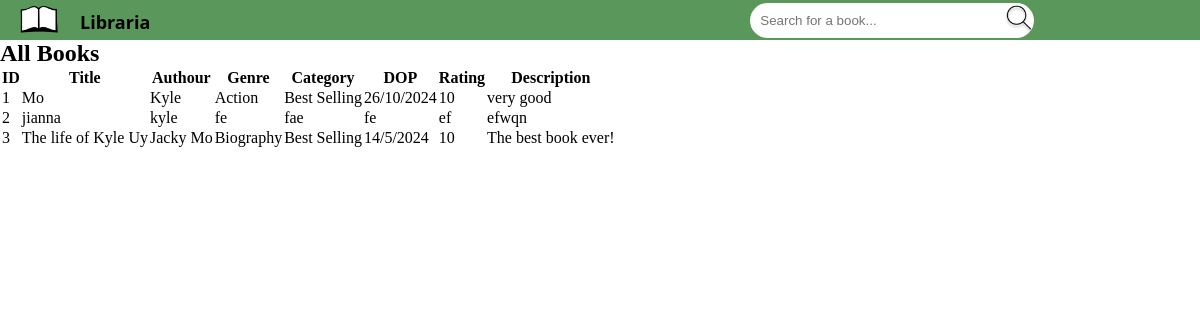
/viewbooks, run on an earlier commit of the app's database.
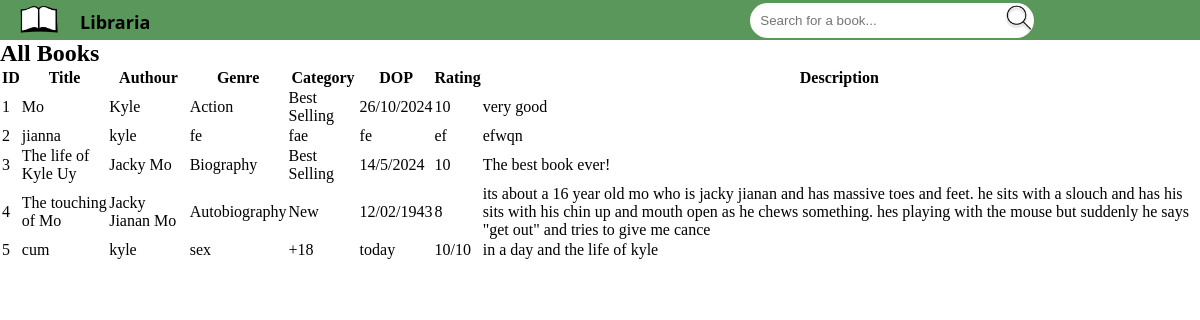
And on a later commit of the database.
### tables this page shows
CREATE TABLE "library" (
	"Id"	INTEGER NOT NULL UNIQUE,
	"Title"	TEXT NOT NULL,
	"Authour"	TEXT NOT NULL,
	"Genre"	TEXT NOT NULL,
	"Category"	TEXT NOT NULL,
	"Published"	TEXT NOT NULL,
	"Rating"	INTEGER NOT NULL,
	"Description"	TEXT NOT NULL,
	PRIMARY KEY("Id" AUTOINCREMENT)
);

### app.py (the view)
@app.route('/viewbooks', methods=('POST', 'GET'))
def viewbooks():
    conn = get_db_connection()
    sql = "SELECT * FROM library"
    books = conn.execute(sql).fetchall()
    conn.close()
    return render_template('allbooks.html', books=books)

### app.py (called while the page is built)
def get_db_connection():
    conn = sqlite3.connect('book.db')
    conn.row_factory = sqlite3.Row
    return conn

### templates/allbooks.html (shortened to what this page needs)
{% extends "index.html" %}
{% block body %}
{% block content %}
<body>
<h2>All Books</h2>
<table id="viewbooks">
    <thead>
        <tr>
            <th>ID</th>
            <th>Title</th>
            <th>Authour</th>
            <th>Genre</th>
            <th>Category</th>
            <th>DOP</th>
            <th>Rating</th>
            <th>Description</th>
        </tr>
    </thead>
    <tbody>
        {% for books in books %}
        <tr>
            <td>{{ books.id }}</td>
            <td>{{ books.title }}</td>
            <td>{{ books.authour }}</td>
            <td>{{ books.genre }}</td>
            <td>{{ books.category }}</td>
            <td>{{ books.published }}</td>
            <td>{{ books.rating }}</td>
            <td>{{ books.description }}</td>
        </tr>
        {% endfor %}
    </tbody>
</table>
{% endblock %}
</body>
</html>
{% endblock %}

### templates/index.html (shortened to what this page needs)
<!DOCTYPE html>
<html>
<head>
    <link rel="stylesheet" href="{{ url_for('static', filename='stylesheet.css') }}">
</head>
<body>
    <ul id="navbar">
        <li class="navitem"><a id="navtext" href="{{ url_for('index') }}"><img src="{{ url_for('static', filename='logo.png') }}" id="logo"/></a></li>
        <li class="navitem"><a id="navtext" href="{{ url_for('index') }}">Libraria</a></li>
        <input id="search" class="searchicon" type="text" placeholder="Search for a book...">
        <li class="navright"><a id="navtext" href="{{ url_for('viewbooks') }}">View books</a></li>
        <li class="navright"><a id="navtext" href="{{ url_for('newbook') }}"><img id="addbook" src="{{ url_for('static', filename='addbook.png') }}" /></a></li>
    </ul>
{% block body %}{% endblock %}

### static/stylesheet.css (style rules this page uses)
* { margin: 0; padding: 0; border: 0; }
#navbar { list-style-type: none; overflow: hidden; background-color: #5A975A; margin: 0px; padding: 0px; height: 40px; }
.navitem { float: left; }
#logo { float: left; width: 40px; height: 20px; margin: 0px; padding: 0px; object-fit: cover; overflow: visible; }
#navtext { display: block; font-family: 'Segoe UI', Tahoma, Geneva, Verdana, sans-serif; color: black; text-align: center; padding-top: 10px; padding-left: 20px; text-decoration: none; font-weight: bold; font-size: large ; }
#search { margin-top: 3px; margin-left: 600px; width: 22%; border-radius: 20px; padding: 10px; background-color: white; }
.searchicon { background: url("magnify.png") no-repeat right; background-size: 30px; margin-right: 100px; }
.navright { float: right; object-fit: cover; padding-right: 5px; padding-bottom: 10px; size: 10px; }
#viewbooks { border-color: black; border: 100px; }

What changed in the data, as far as the page shows it:
added library: id "4", title "The touching of Mo", authour "Jacky Jianan Mo", genre "Autobiography", category "New", published "12/02/1943", rating "8", description "its about a 16 year old mo who is jacky jianan and has massive toes and feet. he sits with a slouch and has his sits with his chin up and mouth open as he chews something. hes playing with the mouse but suddenly he says \"get out\" and tries to give me cance"
added library: id "5", title "cum", authour "kyle", genre "sex", category "+18", published "today", rating "10/10", description "in a day and the life of kyle"
